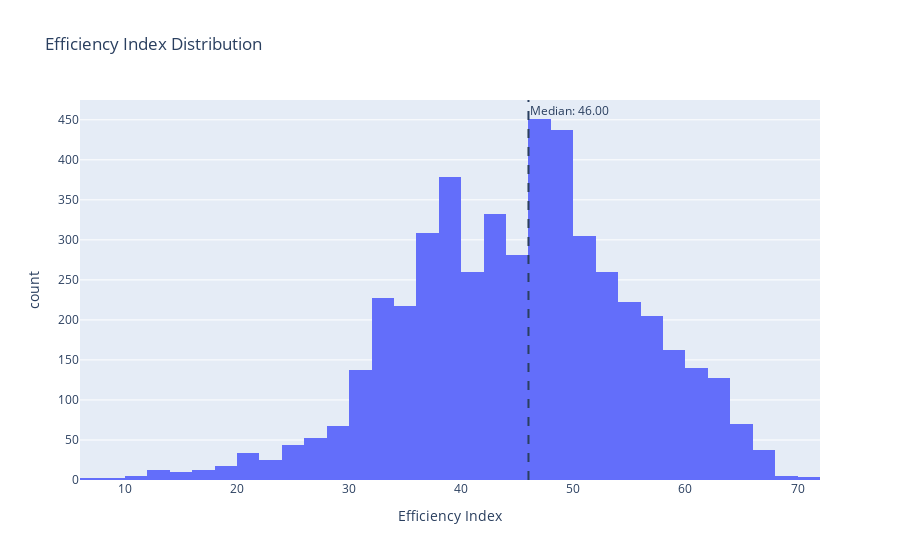

Notebook cell for this chart:
### Code cell
# Efficiency index distribution
fig = px.histogram(
    completed, 
    x='efficiency_index',
    nbins=50,
    title='Efficiency Index Distribution',
    labels={'efficiency_index': 'Efficiency Index'}
)
fig.add_vline(x=completed['efficiency_index'].median(), line_dash="dash", 
              annotation_text=f"Median: {completed['efficiency_index'].median():.2f}")
fig.update_layout(showlegend=False)
fig.show()

### Figure 1 — Plotly figure (JSON) as saved in the notebook; plotly's stock layout.template omitted (floating-point values rounded to 4 significant figures; data arrays with more than 128 entries replaced by an {"elided": "..."} marker saying what was removed)
{"data": [{"bingroup": "x", "hovertemplate": "Efficiency Index=%{x}<br>count=%{y}<extra></extra>", "legendgroup": "", "marker": {"color": "#636efa", "pattern": {"shape": ""}}, "name": "", "nbinsx": 50, "orientation": "v", "showlegend": false, "type": "histogram", "x": {"elided": "4853 float values"}, "xaxis": "x", "yaxis": "y"}], "layout": {"annotations": [{"showarrow": false, "text": "Median: 46.00", "x": 46.0, "xanchor": "left", "xref": "x", "y": 1, "yanchor": "top", "yref": "y domain"}], "barmode": "relative", "legend": {"tracegroupgap": 0}, "shapes": [{"line": {"dash": "dash"}, "type": "line", "x0": 46.0, "x1": 46.0, "xref": "x", "y0": 0, "y1": 1, "yref": "y domain"}], "showlegend": false, "title": {"text": "Efficiency Index Distribution"}, "xaxis": {"anchor": "y", "domain": [0, 1], "title": {"text": "Efficiency Index"}}, "yaxis": {"anchor": "x", "domain": [0, 1], "title": {"text": "count"}}}}
